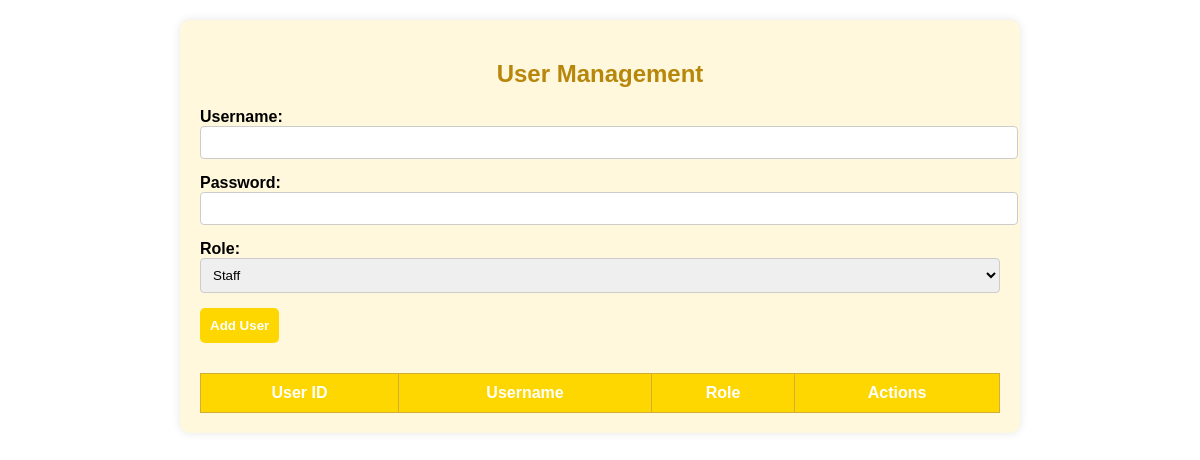
/users.php, run on an earlier commit of the app's database.
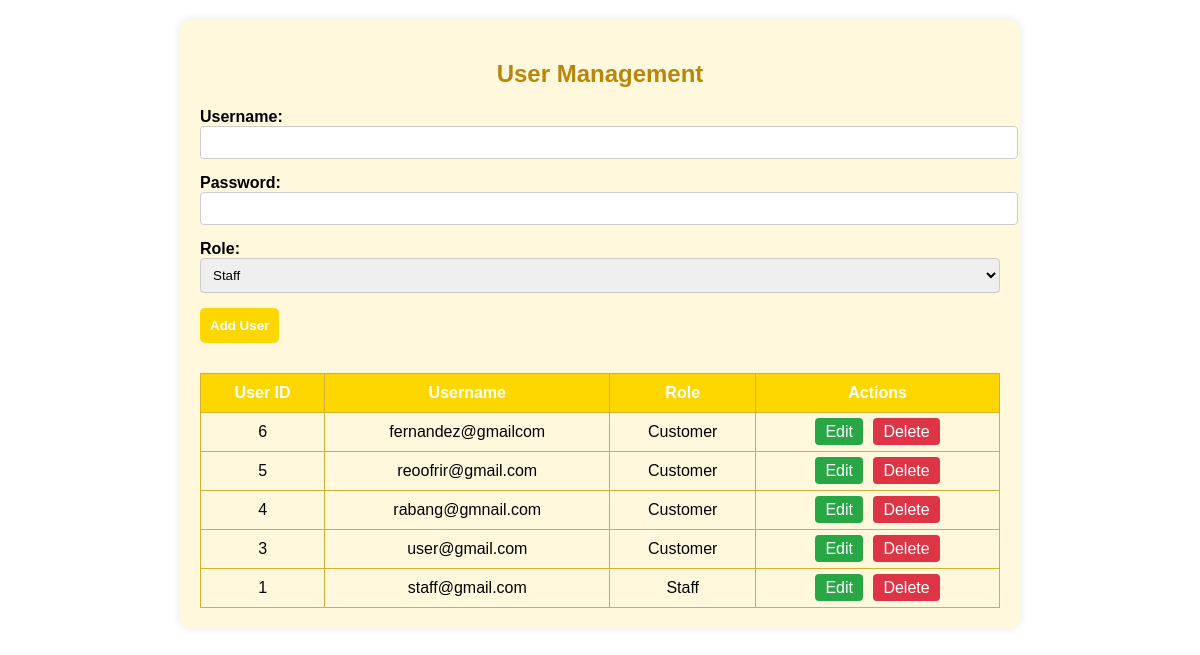
And on a later commit of the database.
### tables this page shows
CREATE TABLE `users` (
  `UserID` int(11) NOT NULL,
  `Username` varchar(50) NOT NULL,
  `Password` varchar(255) NOT NULL,
  `Role` enum('Staff','Customer') DEFAULT 'Customer'
);

### users.php (the view, shortened to what this page needs)
<?php include 'db.php'; ?>
<!DOCTYPE html>
<html>
<head>
</head>
<body>
    <div class="container">
        <h2>User Management</h2>
        <?php
        $edit_mode = false;
        $edit_username = '';
        $edit_role = '';
        ?>
        <form method="POST">
            <div>
                <label>Username:</label>
                <input type="text" name="username" value="<?php echo $edit_username; ?>" required>
            </div>
            <div>
                <label>Password: <?php echo $edit_mode ? "(Leave blank to keep current password)" : ""; ?></label>
                <input type="password" name="password" <?php echo $edit_mode ? '' : 'required'; ?>>
            </div>
            <div>
                <label>Role:</label>
                <select name="role">
                    <option value="Staff" <?php echo ($edit_role === 'Staff') ? 'selected' : ''; ?>>Staff</option>
                </select>
            </div>
            <div>
                <input type="submit" name="save_user" value="<?php echo $edit_mode ? 'Update User' : 'Add User'; ?>">
            </div>
        </form>
        <?php
        $stmt = $conn->query("SELECT * FROM Users ORDER BY UserID DESC");
        echo "<table>
                <tr>
                    <th>User ID</th>
                    <th>Username</th>
                    <th>Role</th>
                    <th>Actions</th>
                </tr>";
        while ($row = $stmt->fetch()) {
            echo "<tr>
                    <td>{$row['UserID']}</td>
                    <td>{$row['Username']}</td>
                    <td>{$row['Role']}</td>
                    <td class='actions'>
                        <a href='?edit={$row['UserID']}' class='edit'>Edit</a>
                        <a href='?delete={$row['UserID']}' class='delete' onclick=\"return confirm('Are you sure?');\">Delete</a>
                    </td>
                  </tr>";
        }
        echo "</table>";
        ?>
    </div>
</body>
</html>

### users.php (style rules this page uses)
body { font-family: Arial, sans-serif; background-color: white; margin: 0; padding: 20px; }
h2 { text-align: center; color: #b8860b; }
.container { max-width: 800px; margin: 0 auto; background-color: #fff8dc; padding: 20px; border-radius: 10px; box-shadow: 0 0 10px rgba(0,0,0,0.1); }
form { display: flex; flex-direction: column; gap: 15px; }
label { font-weight: bold; }
input[type="text"], input[type="password"], select { padding: 8px; border: 1px solid #ccc; border-radius: 4px; width: 100%; }
input[type="submit"] { background-color: gold; color: white; border: none; padding: 10px; border-radius: 5px; font-weight: bold; cursor: pointer; }
table { width: 100%; border-collapse: collapse; margin-top: 30px; }
table, th, td { border: 1px solid #d4af37; }
th, td { padding: 10px; text-align: center; }
th { background-color: gold; color: white; }
.actions a { text-decoration: none; color: white; padding: 5px 10px; border-radius: 4px; margin: 0 3px; }
.edit { background-color: #28a745; }
.delete { background-color: #dc3545; }

What changed in the data, as far as the page shows it:
added users: UserID "6", Username "fernandez@gmailcom", Role "Customer"
added users: UserID "5", Username "reoofrir@gmail.com", Role "Customer"
added users: UserID "4", Username "rabang@gmnail.com", Role "Customer"
added users: UserID "3", Username "user@gmail.com", Role "Customer"
added users: UserID "1", Username "staff@gmail.com", Role "Staff"
